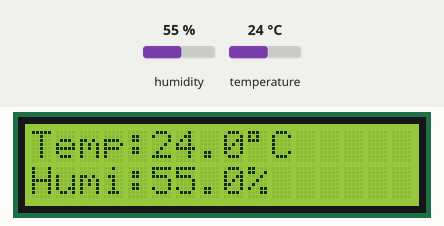
This sketch was run on a simulated ESP8266 (NodeMCU). Parts: 16×2 character LCD. Inputs (shaded band) come from the test bench; at power-on: humidity 55 %, temperature 24 °C. What the sketch prints to the serial monitor is not drawn.

Above: at 3.2 s.
3.3 s: humidity set to 22 %
At 6.0 s:
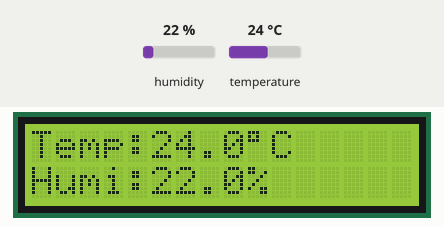
6.6 s: temperature set to 12 °C
At 8.5 s:
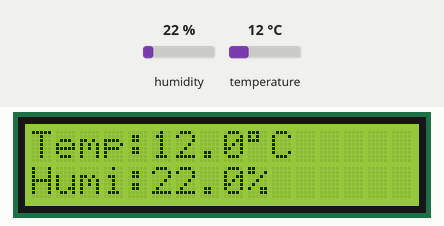
9.9 s: humidity set to 40 %
At 13.4 s:
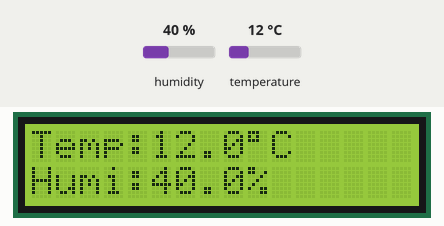
14.3 s: temperature set to 19 °C
At 15.8 s:
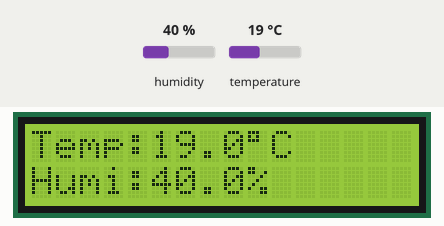
Timing chart, 0 to 17.3 s (numbered marks = the images above; inputs shaded):
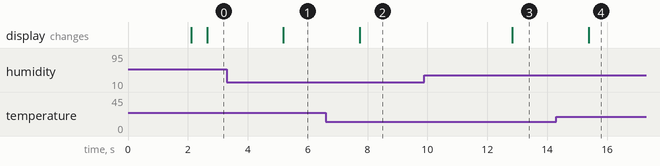

Measured:
- after the input at 3.3 s, the display: changes after 1.9 s (image 1)
- after the input at 6.6 s, the display: changes after 1.1 s (image 2)
- after the input at 9.9 s, the display: changes after 2.9 s (image 3)
- after the input at 14.3 s, the display: changes after 1.1 s (image 4)

The sketch:

DHT11_oled.ino
```cpp
/*
 * =====================================================
 *  DHT11 + LCD1602 I2C
 *  ESP8266 / ESP32
 *  Compatible with DHT11 Library v2.1.0
 * =====================================================
 */

#include <Wire.h>
#include <LiquidCrystal_I2C.h>
#include <DHT11.h>

/*=====================================================
    DHT11
=====================================================*/
#if defined(ESP8266)

    #define DHT_PIN D5

#elif defined(ESP32)

    #define DHT_PIN 13

#endif

DHT11 dht11(DHT_PIN);

/*=====================================================
    LCD I2C
=====================================================*/
#if defined(ESP8266)

    #define SDA_PIN D2
    #define SCL_PIN D1

#elif defined(ESP32)

    #define SDA_PIN 19
    #define SCL_PIN 23

#endif

#define LCD_ADDRESS 0x27
#define LCD_COLS    16
#define LCD_ROWS    2

LiquidCrystal_I2C lcd(LCD_ADDRESS, LCD_COLS, LCD_ROWS);

/*=====================================================
    Function Prototype
=====================================================*/

void initLCD();
bool readSensor(float &temperature, float &humidity);
void displayLCD(float temperature, float humidity);

/*=====================================================
    Setup
=====================================================*/

void setup()
{
    Serial.begin(115200);

    Wire.begin(SDA_PIN, SCL_PIN);

    initLCD();

    Serial.println();
    Serial.println("==================================");
    Serial.println(" DHT11 LCD Monitoring System");
    Serial.println("==================================");
}

/*=====================================================
    Loop
=====================================================*/

void loop()
{
    float temperature;
    float humidity;

    if (readSensor(temperature, humidity))
    {
        Serial.print("Temperature : ");
        Serial.print(temperature, 1);
        Serial.println(" °C");

        Serial.print("Humidity    : ");
        Serial.print(humidity, 1);
        Serial.println(" %");

        Serial.println("---------------------------");

        displayLCD(temperature, humidity);
    }
    else
    {
        Serial.println("Cannot read DHT11.");

        lcd.clear();
        lcd.setCursor(0,0);
        lcd.print("Sensor Error");
        lcd.setCursor(0,1);
        lcd.print("Check Wiring");
    }

    delay(2000);
}

/*=====================================================
    Initialize LCD
=====================================================*/

void initLCD()
{
    lcd.init();
    lcd.backlight();

    lcd.clear();

    lcd.setCursor(0,0);
    lcd.print("DHT11 Monitor");

    lcd.setCursor(0,1);
    lcd.print("Initializing");

    delay(2000);

    lcd.clear();
}

/*=====================================================
    Read DHT11
=====================================================*/

bool readSensor(float &temperature, float &humidity)
{
    int temp;
    int humi;

    int result = dht11.readTemperatureHumidity(temp, humi);

    if(result == 0)
    {
        temperature = temp;
        humidity = humi;
        return true;
    }

    return false;
}

/*=====================================================
    Display LCD
=====================================================*/

void displayLCD(float temperature, float humidity)
{
    lcd.clear();

    lcd.setCursor(0,0);
    lcd.print("Temp:");
    lcd.print(temperature,1);
    lcd.print((char)223);
    lcd.print("C");

    lcd.setCursor(0,1);
    lcd.print("Humi:");
    lcd.print(humidity,1);
    lcd.print("%");
}
```
